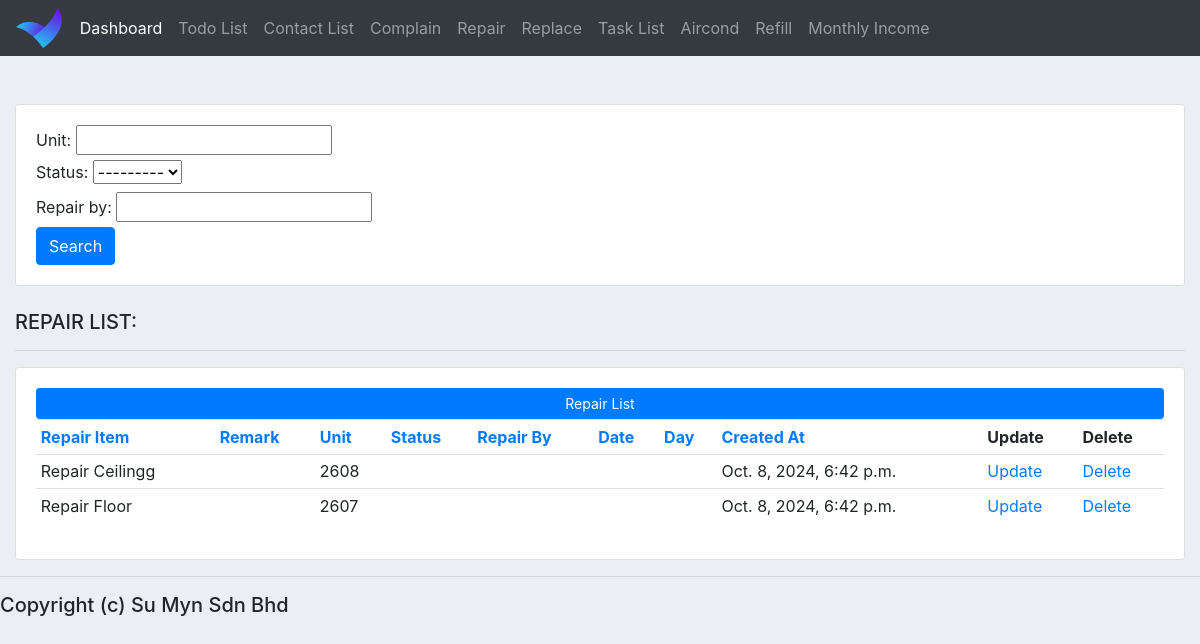
Before: /table_repair_list/ with the older database file.
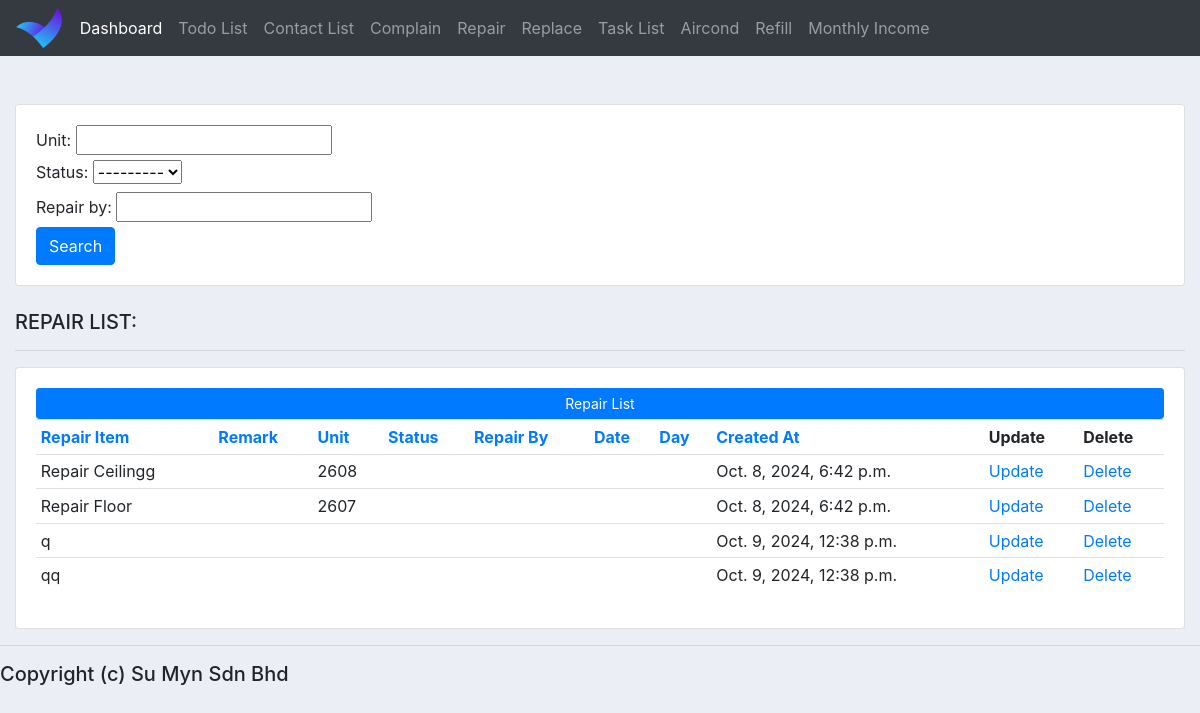
After: the same page with the newer database file.
### homestay_app/models.py (models this page shows, shortened)
class RepairList(models.Model):
    STATUS = (
        ("Pending", "Pending"),
        ("Done", "Done"),
    )
    repair_item = models.CharField(max_length=200, null=True, blank=True)
    remark = models.CharField(max_length=200, null=True, blank=True)
    unit = models.CharField(max_length=30, null=True, blank=True)
    status = models.CharField(max_length=30, blank=True, null=True, choices=STATUS)
    repair_by = models.CharField(max_length=30, blank=True, null=True)
    date = models.CharField(max_length=30, null=True, blank=True)
    day = models.CharField(max_length=30, null=True, blank=True)
    created_at = models.DateTimeField(auto_now_add=True, null=True, blank=True)
    updated_at = models.DateTimeField(auto_now=True, null=True, blank=True)

### homestay_app/views.py (the view)
# urls.py: path('table_repair_list/', views.repairList, name='repairList'),
def repairList(request):
    repair_list = RepairList.objects.all()
    sort_by = request.GET.get('sort', '')
    valid_sort_fields_repairlist = ['repair_item', 'remark', 'unit']
    if sort_by in valid_sort_fields_repairlist:
        repair_list = repair_list.order_by(F(sort_by).asc(nulls_last=True))
    myFilter = RepairListFilter(request.GET, queryset=repair_list)
    repair_list = myFilter.qs
    context = {
        'current_sort': sort_by,
        'repair_list': repair_list,
        'myFilter': myFilter
    }
    return render(request, 'table_repair_list.html', context)

### homestay_app/templates/table_repair_list.html (shortened to what this page needs)
{%  extends 'base.html' %}
{% block content %}
<br>
<div class="row">
	<div class="col-md-12">
		<br>
		<div class="row">
			<div class="col">
				<div class="card card-body">
					<form method="get">
						{{myFilter.form}}
						<button class="btn btn-primary" type="submit">Search</button>
					</form>
				</div>
			</div>
		</div>
		<br>
		<h5>REPAIR LIST:</h5>
		<hr>
		<div class="card card-body">
			<a class="btn btn-primary  btn-sm btn-block" href="{% url 'formRepairList' %}">Repair List</a>
			<table class="table table-sm">
				<tr>
					<th><a href="?sort=repair_item" class="{% if current_sort == 'repair_item' %}sort-indicator-repairlist{% endif %}">Repair Item</a></th>
					<th><a href="?sort=remark" class="{% if current_sort == 'remark' %}sort-indicator-repairlist{% endif %}">Remark</a></th>
					<th><a href="?sort=unit" class="{% if current_sort == 'unit' %}sort-indicator-repairlist{% endif %}">Unit</a></th>
					<th><a href="?sort=status" class="{% if current_sort == 'status' %}sort-indicator-repairlist{% endif %}">Status</a></th>
					<th><a href="?sort=repair_by" class="{% if current_sort == 'repair_by' %}sort-indicator-repairlist{% endif %}">Repair By</a></th>
					<th><a href="?sort=date" class="{% if current_sort == 'date' %}sort-indicator-repairlist{% endif %}">Date</a></th>
					<th><a href="?sort=day" class="{% if current_sort == 'day' %}sort-indicator-repairlist{% endif %}">Day</a></th>
					<th><a href="?sort=created_at" class="{% if current_sort == 'created_at' %}sort-indicator-repairlist{% endif %}">Created At</a></th>
					<th>Update</th>
					<th>Delete</th>
				</tr>
				{% for q in repair_list %}
					<tr>
						<td>{{q.repair_item|default:"" }}</td>
						<td>{{q.remark|default:"" }}</td>
						<td>{{q.unit|default:"" }}</td>
						<td>{{q.status|default:"" }}</td>
						<td>{{q.repair_by|default:"" }}</td>
						<td>{{q.date|default:"" }}</td>
						<td>{{q.day|default:"" }}</td>
						<td>{{q.created_at|default:"" }}</td>
						<td><a href="{% url 'updateRepairList' q.id %}">Update</a></td>
						<td><a href="{% url 'deleteRepairList' q.id %}">Delete</a></td>
					</tr>
				{% endfor %}
			</table>
		</div>
	</div>
</div>
{% endblock %}

Changed rows visible on the page:
added RepairList: repair_item "q", created_at "Oct. 9, 2024, 12:38 p.m."
added RepairList: repair_item "qq", created_at "Oct. 9, 2024, 12:38 p.m."
